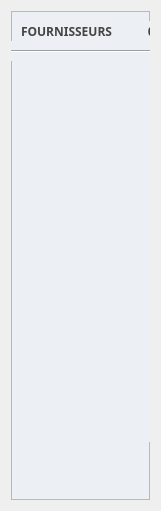
  <widget class="QWidget" name="verticalLayoutWidget_3">
   <property name="geometry">
    <rect>
     <x>11</x>
     <y>21</y>
     <width>161</width>
     <height>511</height>
    </rect>
   </property>
   <layout class="QVBoxLayout" name="MenuLayout_3">
    <item>
     <widget class="QFrame" name="MenuFrame">
      <property name="styleSheet">
       <string notr="true">QFrame {background-color: #ecf0f5;}
</string>
      </property>
      <property name="frameShape">
       <enum>QFrame::StyledPanel</enum>
      </property>
      <property name="frameShadow">
       <enum>QFrame::Raised</enum>
      </property>
      <widget class="Line" name="line">
       <property name="geometry">
        <rect>
         <x>0</x>
         <y>30</y>
         <width>151</width>
         <height>20</height>
        </rect>
       </property>
       <property name="orientation">
        <enum>Qt::Horizontal</enum>
       </property>
      </widget>
      <widget class="QListWidget" name="providerListWidget">
       <property name="geometry">
        <rect>
         <x>10</x>
         <y>50</y>
         <width>141</width>
         <height>381</height>
        </rect>
       </property>
       <property name="font">
        <font>
         <family>Arial</family>
         <pointsize>9</pointsize>
         <weight>75</weight>
         <italic>true</italic>
         <bold>true</bold>
        </font>
       </property>
       <property name="cursor" stdset="0">
        <cursorShape>PointingHandCursor</cursorShape>
       </property>
       <property name="toolTip">
        <string>Liste/Choix des fournisseurs</string>
       </property>
       <property name="statusTip">
        <string>Choix d'un fournisseurs</string>
       </property>
       <property name="styleSheet">
        <string notr="true">QListWidget{background-color: #ecf0f5;text-align:left; color : #000028 ; border: 0px solid #000028; }
</string>
       </property>
       <property name="dragEnabled">
        <bool>true</bool>
       </property>
       <property name="dragDropMode">
        <enum>QAbstractItemView::DragOnly</enum>
       </property>
      </widget>
      <widget class="QLabel" name="providerNbr">
       <property name="geometry">
        <rect>
         <x>120</x>
         <y>10</y>
         <width>41</width>
         <height>21</height>
        </rect>
       </property>
       <property name="sizePolicy">
        <sizepolicy hsizetype="Minimum" vsizetype="Preferred">
         <horstretch>0</horstretch>
         <verstretch>0</verstretch>
        </sizepolicy>
       </property>
       <property name="font">
        <font>
         <family>MS Shell Dlg 2</family>
         <pointsize>10</pointsize>
         <weight>75</weight>
         <bold>true</bold>
        </font>
       </property>
       <property name="toolTip">
        <string>Nombre de commandes depuis ouverture</string>
       </property>
       <property name="statusTip">
        <string>Nombre de commandes...</string>
       </property>
       <property name="layoutDirection">
        <enum>Qt::LeftToRight</enum>
       </property>
       <property name="styleSheet">
        <string notr="true">QLabel{background-color :#ecf0f5;color:#444444;}</string>
       </property>
       <property name="text">
        <string>0</string>
       </property>
       <property name="alignment">
        <set>Qt::AlignCenter</set>
       </property>
      </widget>
      <widget class="QPushButton" name="pushButton_4">
       <property name="geometry">
        <rect>
         <x>10</x>
         <y>10</y>
         <width>111</width>
         <height>21</height>
        </rect>
       </property>
       <property name="font">
        <font>
         <family>Calibri Light</family>
         <pointsize>9</pointsize>
         <weight>75</weight>
         <bold>true</bold>
        </font>
       </property>
       <property name="toolTip">
        <string>Nombre de Fournisseurs Enregistrés</string>
       </property>
       <property name="styleSheet">
        <string notr="true">QPushButton{background-color :#ecf0f5;color:#444444;border:0px;text-align:left;}</string>
       </property>
       <property name="text">
        <string>FOURNISSEURS</string>
       </property>
       <property name="icon">
        <iconset>
         <normaloff>../../IMAGES/Icons/worker-loading-boxes.png</normaloff>../../IMAGES/Icons/worker-loading-boxes.png</iconset>
       </property>
      </widget>
     </widget>
    </item>
   </layout>
  </widget>
